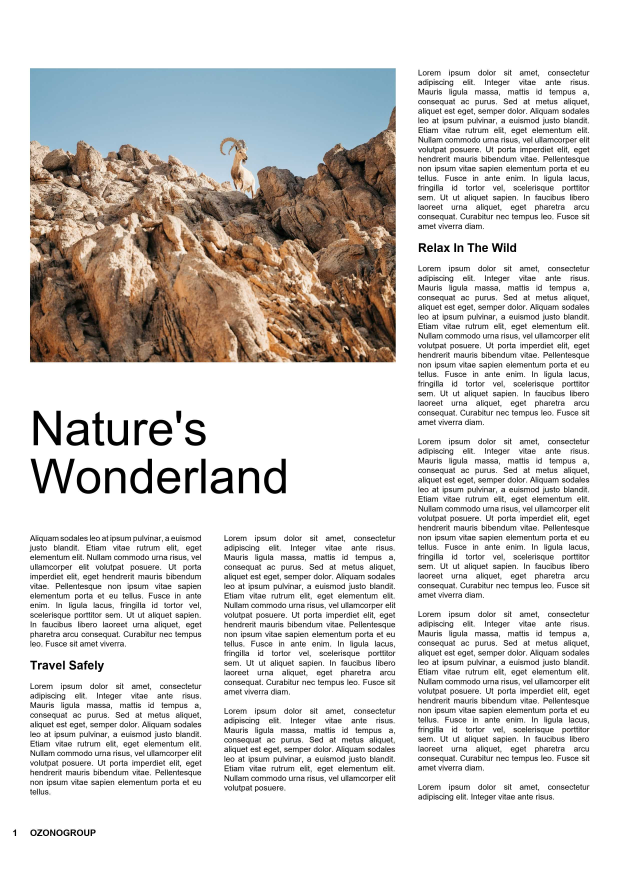
#> input picture admin/magazine-python/exports/page-1 copy.jpg, 2480 x 3508 px, given as the content of the folder page-1, which was not available (shown at 1/4 size)
$ python main.py
#> lines starting #> are read from the running program, lines starting #| are printed output that depends on the picture; pictures that were not available may be replaced by others from this repository, and a replacement may not be noted
from PIL import Image, ImageDraw, ImageFont, ImageOps
import textwrap
import os

FONT_SIZE = 36
WORDS_SPACING = 42
TEXT_LINE_SPACING = 1.25
TEXT_FONT = 'times.ttf'
TEXT_FONT = 'arial.ttf'


def file_read(filepath):
    with open(filepath, 'a', encoding='utf-8') as f: pass
    with open(filepath, 'r', encoding='utf-8') as f:
        text = f.read()
    return text


def img_resize(image_path_in, image_path_out, w, h, quality=100):
    img = Image.open(image_path_in)

    start_size = img.size
    end_size = (w, h)

    if start_size[0] / end_size [0] < start_size[1] / end_size [1]:
        ratio = start_size[0] / end_size[0]
        new_end_size = (int(end_size[0]), int(start_size[1] / ratio))
    else:
        ratio = start_size[1] / end_size[1]
        new_end_size = (int(start_size[0] / ratio), int(end_size[1]))

    img = img.resize(new_end_size, Image.Resampling.LANCZOS)

    w_crop = new_end_size[0] - end_size[0]
    h_crop = new_end_size[1] - end_size[1]

    area = (
        w_crop // 2,
        h_crop // 2,
        new_end_size[0] - w_crop // 2,
        new_end_size[1] - h_crop // 2
    )
    img = img.crop(area)

    output_path = image_path_out
    img.save(output_path, quality=quality)

    return output_path


#####################################################################
# ;DEBUG
#####################################################################

# [12 lines left out: functions debug_margins, debug_columns, not called in this run]


def debug_rows():
    for i in range(row_num-1):
        draw.line((0, row_h*(i+1) + a4_my, a4_w, row_h*(i+1) + a4_my), fill='#a21caf')


# [7 lines left out: function debug_cells, not called in this run]


#####################################################################
# ;TEXT
#####################################################################
def draw_text_left(text, font, col, row, color):
    x, y, _, _ = get_coord(col, row, 0, 0)

    lines = text_to_lines(text, column_w)
    font = ImageFont.truetype(font, FONT_SIZE)
    for i, line in enumerate(lines):
        draw.text((x, y + FONT_SIZE*TEXT_LINE_SPACING*i), line, font=font, fill=color)


# [16 lines left out: functions draw_text_right, draw_text_right_2, not called in this run]


def draw_page_number_left(page_num, color):
    text = f'{page_num}   |   OZONOGROUP'
    draw_text_left(text, "arialbd.ttf", 0, 32, color)


def draw_page_number_right(page_num, color):
    text = f'OZONOGROUP   |   {page_num}'
    draw_text_right(text, "arialbd.ttf", 2, 32, color)


# [9 lines left out: function draw_title, not called in this run]


#####################################################################
# ;MAIN
#####################################################################

a4_w, a4_h = 2480, 3508


img = Image.new("RGB", (a4_w, a4_h), "white")
#> img: PIL image 2480x3508 RGB; every value is 255
draw = ImageDraw.Draw(img)


a4_mx = a4_w//100*5
a4_my = a4_h//100*5


column_num = 3
column_w = (a4_w - a4_mx*2)//column_num
column_gap = a4_mx*0.5

row_num = 32
row_h = (a4_h - a4_my*2)//row_num
row_gap = a4_my*0.5


def get_coord(cs, rs, ce, re):
    x = a4_mx + column_w*cs
    y = a4_my + row_h*rs
    w = column_w*(ce-cs+1)
    h = row_h*(re-rs+1)
    return x, y, w, h


def text_to_lines(text, text_width):
    font = ImageFont.truetype(TEXT_FONT, FONT_SIZE)
    words = text.split(' ')
    lines = []
    line_curr = ''
    for word in words:
        word_w = font.getbbox(word)[2]
        line_curr_w = font.getbbox(line_curr)[2]
        if word_w + line_curr_w < text_width:
            line_curr += word + ' '
        else:
            lines.append(line_curr.strip())
            line_curr = word + ' '
    lines.append(line_curr.strip())
    return lines


# [540 lines left out: functions text_to_lines_optim, draw_text_column, gen_template_1, gen_template_2, gen_template_3, gen_template_4 and 7 more, not called in this run]


def get_lines_from_text_2(text, text_width, font):
    paragraphs_lines = []

    paragraphs = text.split('\n\n')
    for paragraph in paragraphs:
        words = paragraph.split(' ')
        lines = []
        line_curr = ''
        for word in words:
            word_w = font.getbbox(word)[2]
            line_curr_w = font.getbbox(line_curr)[2]
            if word_w + line_curr_w < text_width:
                line_curr += word + ' '
            else:
                lines.append(line_curr.strip())
                line_curr = word + ' '
        lines.append(line_curr.strip())
        paragraphs_lines.append(lines)

    return paragraphs_lines


# [14 lines left out: function draw_text, not called in this run]


def draw_text_2(lines, x, y, w, font_size, font_family='arial.ttf', align='left'):
    font = ImageFont.truetype(font_family, font_size)

    if align == 'left':
        for i, line in enumerate(lines):
            draw.text((x, y + font_size*1.0*i - int(font_size*0.2)), line.strip(), font=font, fill="black")
    if align == 'center':
        for i, line in enumerate(lines):
            line = line.strip()
            line_w = font.getbbox(line)[2]
            draw.text((x + w//2 - line_w//2, y + font_size*1.0*i - int(font_size*0.2)), line.strip(), font=font, fill="black")


# [174 lines left out: functions gen_template_9, gen_template_10, not called in this run]


def get_coord_2(cs, rs, ce, re):
    x = a4_mx + column_w*cs
    y = a4_my + row_h*rs
    w = a4_mx + column_w*ce
    h = a4_my + row_h*re
    return [x, y, w, h]


# [6 lines left out: function draw_line_justify, not called in this run]


def draw_cols_text(cols, article, align='left'):
    font_family = 'arial.ttf'

    font_size = 36
    line_spacing = 1.25
    font = ImageFont.truetype(font_family, font_size)

    paragraphs = get_lines_from_text_2(article, column_w-column_gap, font)

    col_index = 0
    x, y, w, h = cols[col_index]

    for paragraph in paragraphs:
        lines = paragraph
        lines_num = len(lines)
        for i, line in enumerate(lines):
            if y > h:
                col_index += 1
                if col_index >= len(cols): break
                x, y, w, h = cols[col_index]

            line_w = font.getbbox(line)[2]
            line_h = font.getbbox(line)[3]
            if align == 'left':
                draw.text((x, y), line, font=font, fill="#000000")
            elif align == 'right':
                draw.text((x + column_w-column_gap-line_w, y), line, font=font, fill="#000000")
            elif align == 'center':
                draw.text((x + column_w//2-line_w//2 - column_gap//2, y), line, font=font, fill="#000000")
            elif align == 'justify':
                if i != lines_num - 1:
                    words = line.split(" ")
                    if len(words) != 1:
                        draw_line_justify(words, font, x, y, w)
                    else:
                        draw.text((x, y), line, font=font, fill="#000000")
                else:
                    draw.text((x, y), line, font=font, fill="#000000")

            y += font_size*line_spacing
        y += font_size*line_spacing


# TODO: manage cols with different width
# to do that, manage one line at the time when splitting lines
# and do the splitting inside the loop
def gen_template_11(page_num):
    draw.rectangle(((0, 0), (a4_w, a4_h)), fill="#ffffff")

    # ARTICLE
    article = file_read(f'page-{page_num}/article.md')
    cols = [
        get_coord_2(0, 20, 1, 30),
        get_coord_2(1, 20, 2, 30),
        get_coord_2(2, 1, 3, 30),
    ]
    cols[1][0] += column_gap//2
    cols[2][0] += column_gap
    draw_cols_text(cols, article, align='justify')

    # IMAGE
    images = [image for image in os.listdir(f'page-{page_num}') if 'resized' not in image]

    image_name, image_ext = images[0].split('.')
    x, y, w, h = get_coord(0, 1, 1, 12)
    img_resize(
        f'page-{page_num}/{image_name}.{image_ext}',
        f'page-{page_num}/{image_name}-resized.{image_ext}',
        w - column_gap//2, h, 50)
    img_featured = Image.open(f'page-{page_num}/{image_name}-resized.{image_ext}')
    img.paste(img_featured, (x, y))

    # TITLE
    text = f'''
    Come Inattivare Le Muffe
    Nelle Sale Di Stagionatura
    Dei Formaggi
    '''
    lines = [line.strip() for line in text.split('\n') if line.strip() != '']
    x, y, w, h = get_coord(0, 15, 0, 0)
    font_size = 112
    draw_text_2(lines, x, y, w, font_size, font_family='arialbd.ttf', align='left')

    # PAGE NUMBER
    if page_num % 2 != 0: draw_page_number_left(page_num, '#000000')
    else: draw_page_number_right(page_num, '#000000')

    img.save(f'exports/page-{page_num}.jpg', quality=50)


# [64 lines left out: functions gen_template_12, preview_template_full, not called in this run]


# [10 lines of commented-out code are left out]
gen_template_11(1)
#> after the loop in draw_cols_text, `for paragraph in paragraphs:`: col_index = 0; h = 3115; w = 866; x = 120; y = 2225
#> in img_resize, img is the input picture: PIL image 2480x3508 RGB; mean R, G, B 216.7, 214.3, 212.1
#> in img_resize, `img = img.resize(new_end_size, Image.Resampling.LANCZOS)`:
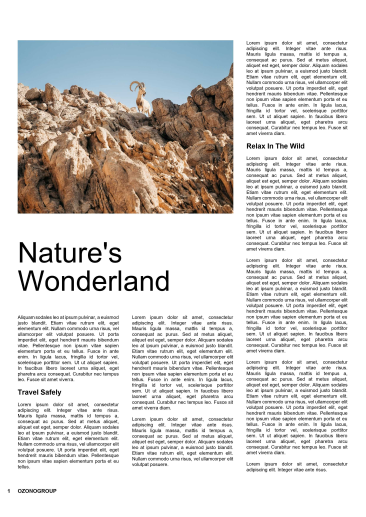
#> img: PIL image 1462x2068 RGB (shown at 1/4 size); mean R, G, B 216.4, 214.1, 211.9
#> in img_resize, `img = img.crop(area)`:
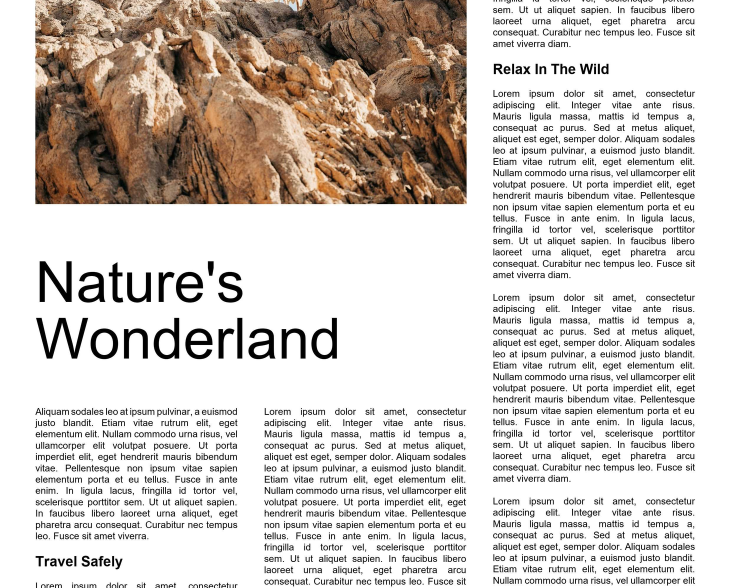
#> img: PIL image 1462x1176 RGB (shown at 1/2 size); mean R, G, B 211.6, 204.8, 199.5
#> in gen_template_11, `img.paste(img_featured, (x, y))`:
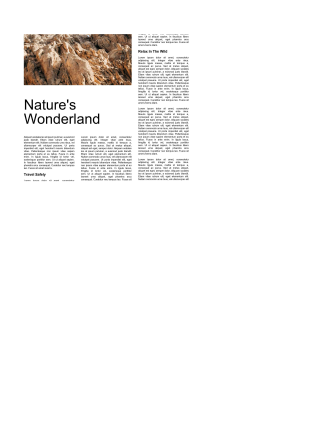
#> img: PIL image 2480x3508 RGB (shown at 1/8 size); mean R, G, B 246.3, 244.9, 243.9
#> in gen_template_11, `img.save(f'exports/page-{page_num}.jpg', quality=50)`:
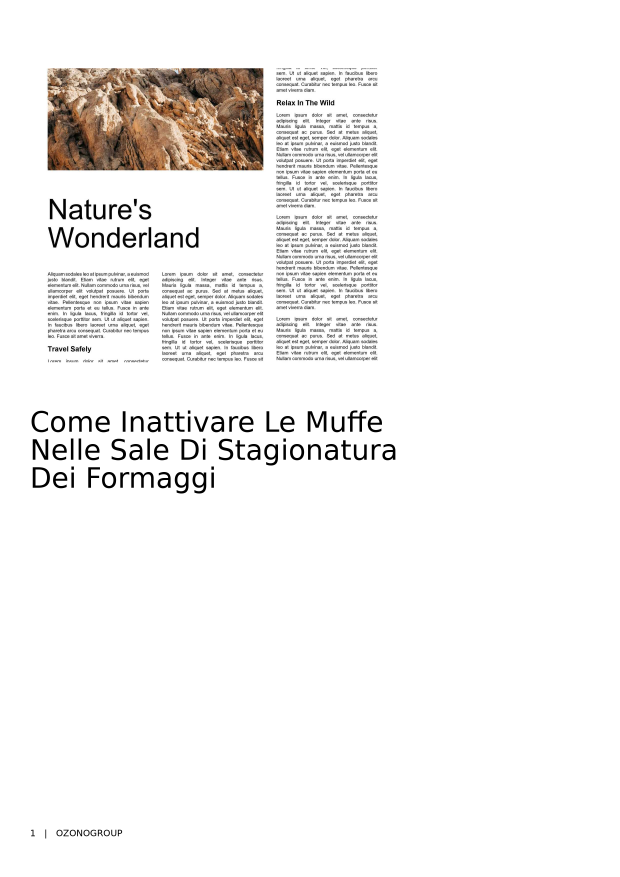
#> saved as page-1.jpg: PIL image 2480x3508 RGB (shown at 1/4 size); mean R, G, B 243.7, 242.4, 241.3
# [7 lines of commented-out code are left out]


img.show()

# [10 lines of commented-out code are left out]

$ run again, on admin/magazine-python/exports/page-5.jpg
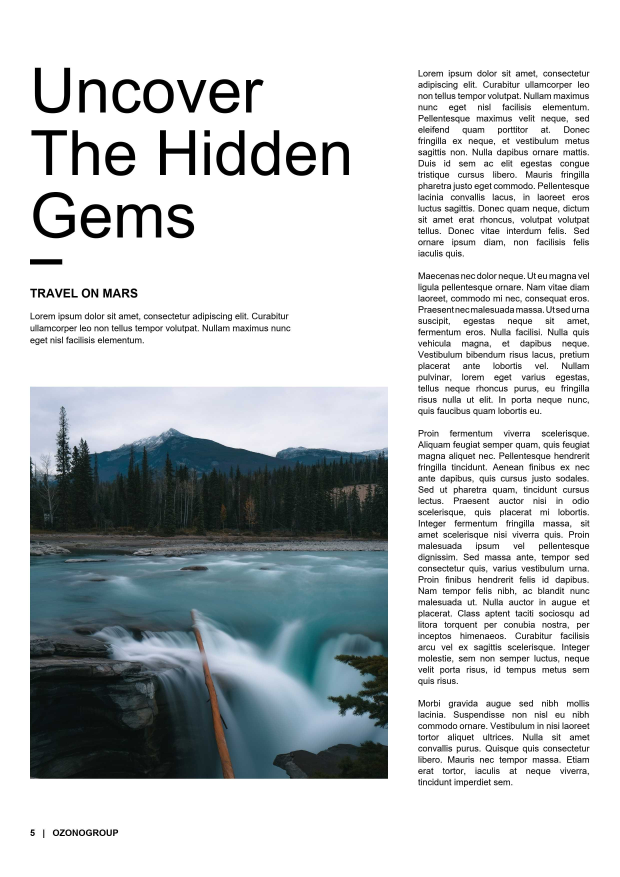
#> input picture admin/magazine-python/exports/page-5.jpg, 2480 x 3508 px, given as the content of the folder page-1, which was not available (shown at 1/4 size)
#> after the loop in draw_cols_text, `for paragraph in paragraphs:`: col_index = 0; h = 3115; w = 866; x = 120; y = 2225
#> in img_resize, img is the input picture: PIL image 2480x3508 RGB; mean R, G, B 197.6, 202, 203.8
#> in img_resize, `img = img.crop(area)`:
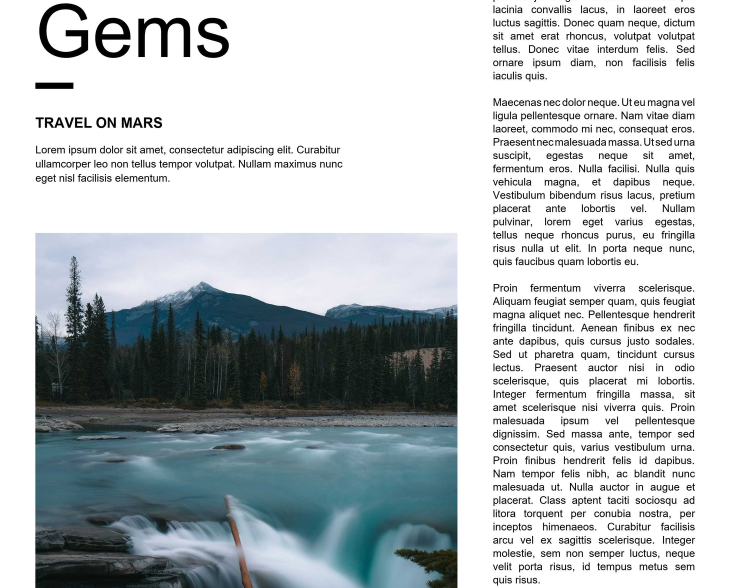
#> img: PIL image 1462x1176 RGB (shown at 1/2 size); mean R, G, B 186.4, 192.7, 195.4
#> in gen_template_11, `img.save(f'exports/page-{page_num}.jpg', quality=50)`:
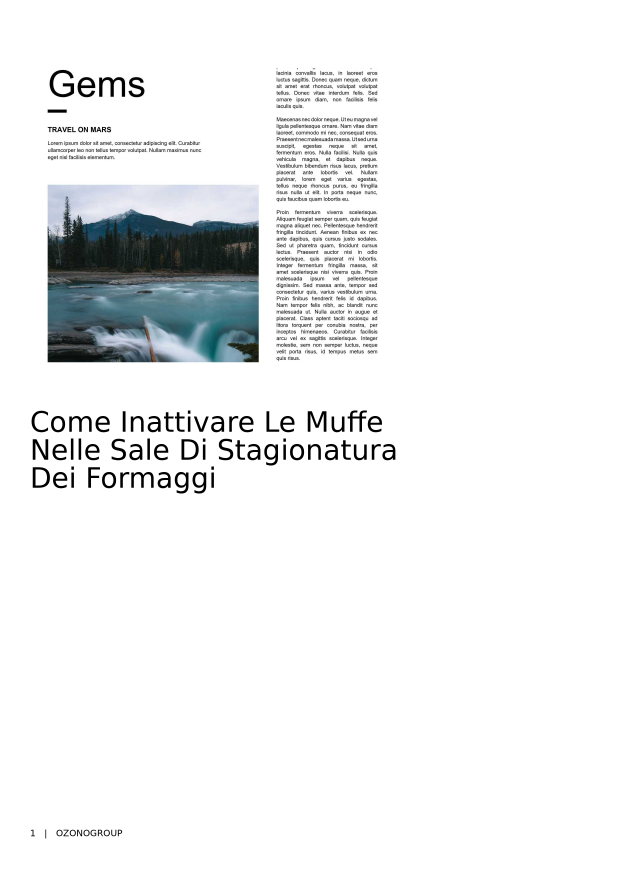
#> saved as page-1.jpg: PIL image 2480x3508 RGB (shown at 1/4 size); mean R, G, B 238.8, 240, 240.6

$ run again, on admin/magazine-python/exports/page-6.jpg
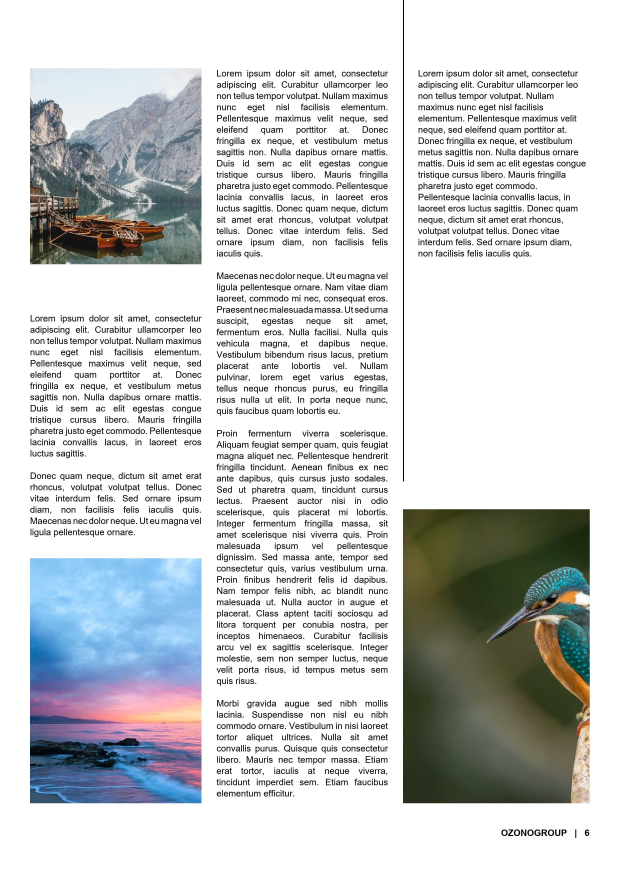
#> input picture admin/magazine-python/exports/page-6.jpg, 2480 x 3508 px, given as the content of the folder page-1, which was not available (shown at 1/4 size)
#> after the loop in draw_cols_text, `for paragraph in paragraphs:`: col_index = 0; h = 3115; w = 866; x = 120; y = 2225
#> in img_resize, img is the input picture: PIL image 2480x3508 RGB; mean R, G, B 207, 209.4, 210.1
#> in img_resize, `img = img.crop(area)`:
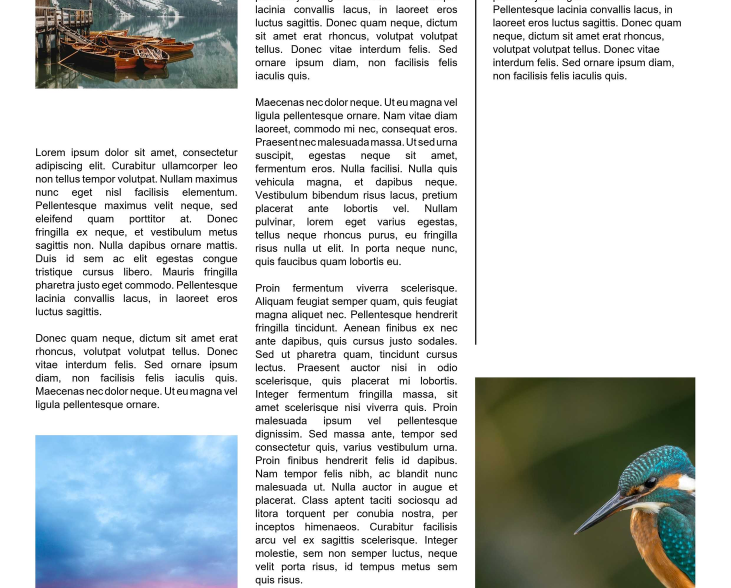
#> img: PIL image 1462x1176 RGB (shown at 1/2 size); mean R, G, B 204.1, 208.5, 208.5
#> in gen_template_11, `img.save(f'exports/page-{page_num}.jpg', quality=50)`:
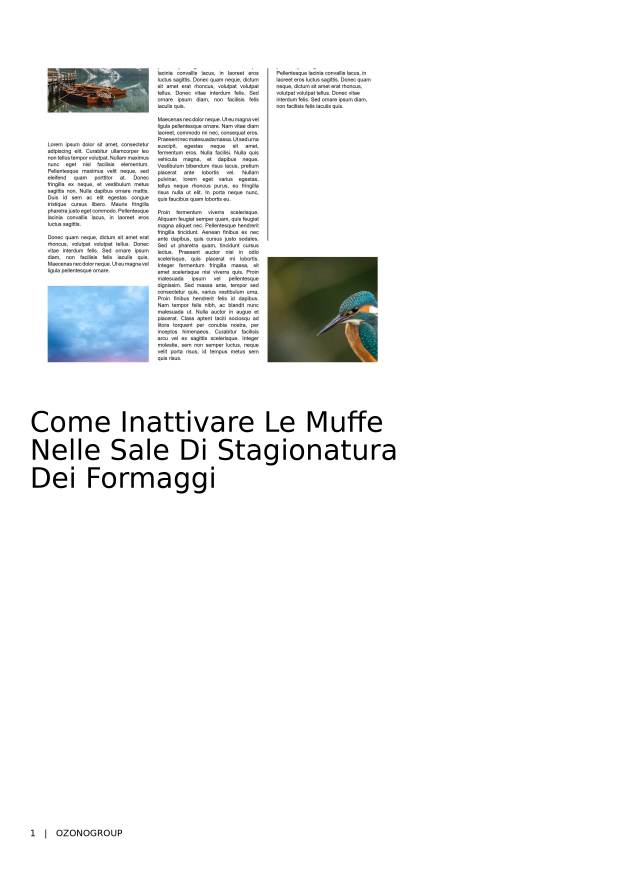
#> saved as page-1.jpg: PIL image 2480x3508 RGB (shown at 1/4 size); mean R, G, B 242.2, 243.1, 243.1
